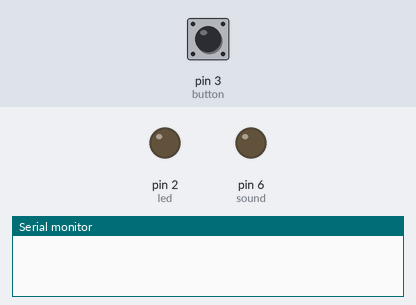
Recording of a sketch running on a simulated Arduino Uno, built with avr-gcc and run on an emulated ATmega328P. On the bench: output pins drawn as LEDs (lit = HIGH), the last lines printed to the serial monitor. The inputs (shaded band) are chosen by the test bench; at power-on: pin 3 (button) LOW.

Above: at 1.2 s.
1.3 s: pin 3 (button) pulled HIGH for 1 s
At 1.5 s:
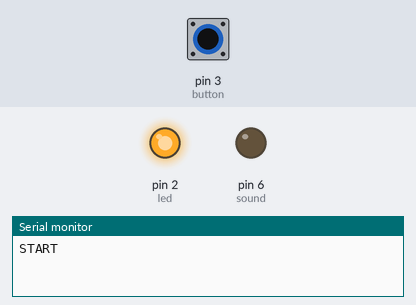
4.3 s: pin 3 (button) pulled HIGH for 3.2 s
At 8.8 s:
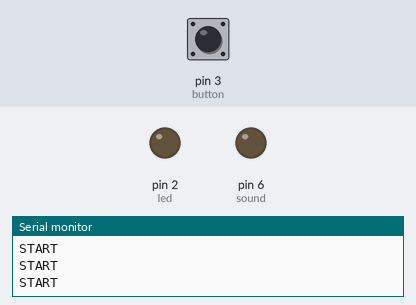
Timing chart, 0 to 10.3 s (numbered marks = the images above; inputs shaded):
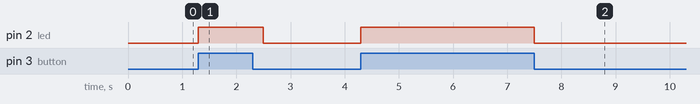

Measured:
- after the input at 1.3 s, pin 2 (led): LOW → HIGH at once, → LOW 1.2 s later
- after the input at 4.3 s, pin 2 (led): LOW → HIGH at once, → LOW 3.2 s later

The sketch:

reaction-time-start.ino
```cpp
int button = 3;
int sound = 6;
int led = 2;
//volatile int state = LOW;


void setup() {
  // put your setup code here, to run once:
  Serial.begin(115200);
  pinMode(led, OUTPUT);
  pinMode(sound, OUTPUT);
  pinMode(button, INPUT);
  //attachInterrupt(digitalPinToInterrupt(button), starter, FALLING);
}

void loop() {
  // put your main code here, to run repeatedly:
  int buttonState = digitalRead(button);
  if(buttonState == 1) {
      Serial.println("START");
      digitalWrite(led, HIGH);
      delay(400);
      digitalWrite(led, LOW);
  }

}

// void starter() {
//   // send to python
//   Serial.println("in starter");

// }
```
